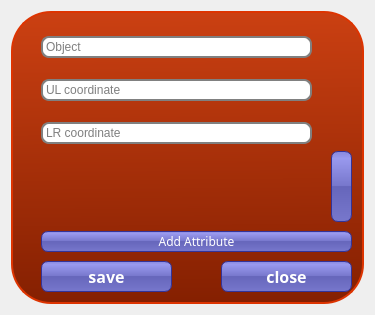
<?xml version="1.0" encoding="UTF-8"?>
<ui version="4.0">
 <class>Popup</class>
 <widget class="QDialog" name="Popup">
  <property name="geometry">
   <rect>
    <x>0</x>
    <y>0</y>
    <width>375</width>
    <height>315</height>
   </rect>
  </property>
  <property name="cursor">
   <cursorShape>ArrowCursor</cursorShape>
  </property>
  <property name="windowTitle">
   <string>Dialog</string>
  </property>
  <property name="styleSheet">
   <string notr="true">#frame {
background-color: qlineargradient(spread:pad, x1:0.489, y1:0, x2:0.5, y2:0.994318, stop:0 rgba(203,64,18, 1), stop:1 rgba(133,32,1, 1));
border: 2px solid #DD3401;
border-radius: 40px;
}


QPushButton {
color: white;
background-color: QLinearGradient( x1: 0, y1: 0, x2: 0, y2: 1, stop: 0 #88d, stop: 0.1 #99e, stop: 0.49 #77c, stop: 0.5 #66b, stop: 1 #77c);
border-width: 1px;
border-color: #339;
border-style: solid;
border-radius: 7;
padding: 3px;
}

QLabel {
color: white;
}

QLineEdit {
padding: 1px;
border-style: solid;
border: 2px solid gray;
border-radius: 8px;
}

QComboBox {
padding: 1px;
border-style: solid;
border: 2px solid gray;
border-radius: 8px;
}

QPushButton:hover { 
    color: black;
} 

QPushButton:pressed { 
    color: lightgray; 
    padding-top: -15px; 
    padding-bottom: -17px; 
}

QPushButton[enabled=&quot;false&quot;] {
	background-color: QLinearGradient( x1: 0, y1: 0, x2: 0, y2: 1, stop: 0 #1C1C2B, stop: 0.1 #3A3A4E, stop: 0.49 #3A3A46, stop: 0.5 #5F5F77, stop: 1 #808095);
}


QMessageBox  {
background-color: qlineargradient(spread:pad, x1:0.489, y1:0, x2:0.5, y2:0.994318, stop:0 rgba(203,64,18, 1), stop:1 rgba(133,32,1, 1));
border: 2px solid #DD3401;
border-radius: 40px;
}
</string>
  </property>
  <layout class="QGridLayout" name="gridLayout">
   <item row="0" column="1">
    <widget class="QFrame" name="frame">
     <property name="frameShape">
      <enum>QFrame::StyledPanel</enum>
     </property>
     <property name="frameShadow">
      <enum>QFrame::Raised</enum>
     </property>
     <widget class="QPushButton" name="btnPopSave">
      <property name="geometry">
       <rect>
        <x>30</x>
        <y>250</y>
        <width>131</width>
        <height>31</height>
       </rect>
      </property>
      <property name="font">
       <font>
        <family>Sans</family>
        <pointsize>12</pointsize>
        <weight>75</weight>
        <bold>true</bold>
       </font>
      </property>
      <property name="text">
       <string>save</string>
      </property>
     </widget>
     <widget class="QPushButton" name="btnPopClose">
      <property name="geometry">
       <rect>
        <x>210</x>
        <y>250</y>
        <width>131</width>
        <height>31</height>
       </rect>
      </property>
      <property name="font">
       <font>
        <family>Sans</family>
        <pointsize>12</pointsize>
        <weight>75</weight>
        <bold>true</bold>
       </font>
      </property>
      <property name="text">
       <string>close</string>
      </property>
     </widget>
     <widget class="QPushButton" name="btnPopAddAtr">
      <property name="enabled">
       <bool>true</bool>
      </property>
      <property name="geometry">
       <rect>
        <x>30</x>
        <y>220</y>
        <width>311</width>
        <height>21</height>
       </rect>
      </property>
      <property name="font">
       <font>
        <family>Sans</family>
        <pointsize>9</pointsize>
       </font>
      </property>
      <property name="text">
       <string>Add Attribute</string>
      </property>
      <property name="icon">
       <iconset>
        <normaloff>:/Icons/Assets/Icons/symbol140.png</normaloff>:/Icons/Assets/Icons/symbol140.png</iconset>
      </property>
      <property name="iconSize">
       <size>
        <width>16</width>
        <height>16</height>
       </size>
      </property>
     </widget>
     <widget class="QScrollArea" name="scrollArea">
      <property name="geometry">
       <rect>
        <x>30</x>
        <y>140</y>
        <width>291</width>
        <height>71</height>
       </rect>
      </property>
      <property name="styleSheet">
       <string notr="true">background-color: transparent;</string>
      </property>
      <property name="widgetResizable">
       <bool>true</bool>
      </property>
      <widget class="QWidget" name="scrollAreaWidgetContents">
       <property name="geometry">
        <rect>
         <x>0</x>
         <y>0</y>
         <width>289</width>
         <height>69</height>
        </rect>
       </property>
       <layout class="QGridLayout" name="gridLayout_2"/>
      </widget>
     </widget>
     <widget class="QWidget" name="widget" native="true">
      <property name="geometry">
       <rect>
        <x>30</x>
        <y>10</y>
        <width>271</width>
        <height>141</height>
       </rect>
      </property>
      <layout class="QVBoxLayout" name="verticalLayout_2">
       <item>
        <widget class="QLineEdit" name="lEObject">
         <property name="toolTip">
          <string>Object Name.</string>
         </property>
         <property name="placeholderText">
          <string>Object</string>
         </property>
        </widget>
       </item>
       <item>
        <widget class="QLineEdit" name="lE_UL">
         <property name="enabled">
          <bool>false</bool>
         </property>
         <property name="toolTip">
          <string>Upper Left point coordinates</string>
         </property>
         <property name="placeholderText">
          <string>UL coordinate</string>
         </property>
        </widget>
       </item>
       <item>
        <widget class="QLineEdit" name="lE_LR">
         <property name="enabled">
          <bool>false</bool>
         </property>
         <property name="toolTip">
          <string>Lower Right point coordinates</string>
         </property>
         <property name="placeholderText">
          <string>LR coordinate</string>
         </property>
        </widget>
       </item>
      </layout>
     </widget>
     <widget class="QPushButton" name="btnPopLayoutReset">
      <property name="geometry">
       <rect>
        <x>320</x>
        <y>140</y>
        <width>21</width>
        <height>71</height>
       </rect>
      </property>
      <property name="font">
       <font>
        <family>Sans</family>
        <pointsize>12</pointsize>
        <weight>75</weight>
        <bold>true</bold>
       </font>
      </property>
      <property name="toolTip">
       <string>Reset Layout.</string>
      </property>
      <property name="whatsThis">
       <string>&lt;html&gt;&lt;head/&gt;&lt;body&gt;&lt;p&gt;clear Layout from all widget.&lt;/p&gt;&lt;/body&gt;&lt;/html&gt;</string>
      </property>
      <property name="text">
       <string extracomment="Reset Layout"/>
      </property>
      <property name="icon">
       <iconset>
        <normaloff>:/Icons/Assets/Icons/reset-or.png</normaloff>:/Icons/Assets/Icons/reset-or.png</iconset>
      </property>
      <property name="iconSize">
       <size>
        <width>24</width>
        <height>24</height>
       </size>
      </property>
     </widget>
    </widget>
   </item>
  </layout>
 </widget>
 <resources/>
 <connections/>
</ui>
